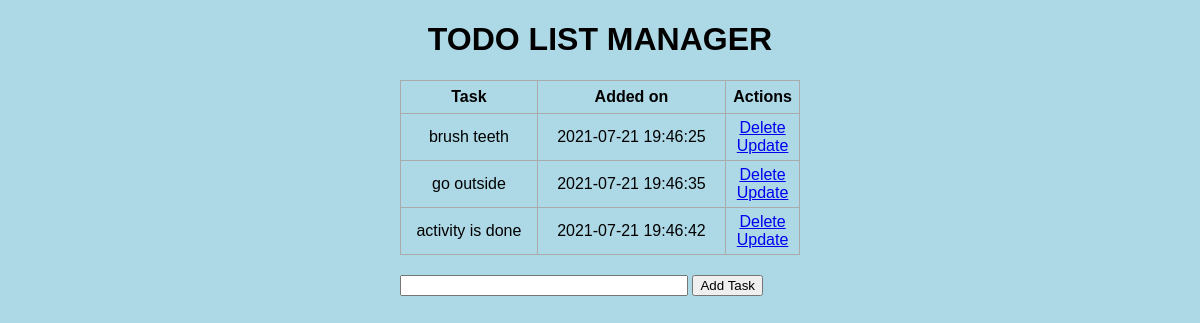
Before: / with the older database file.
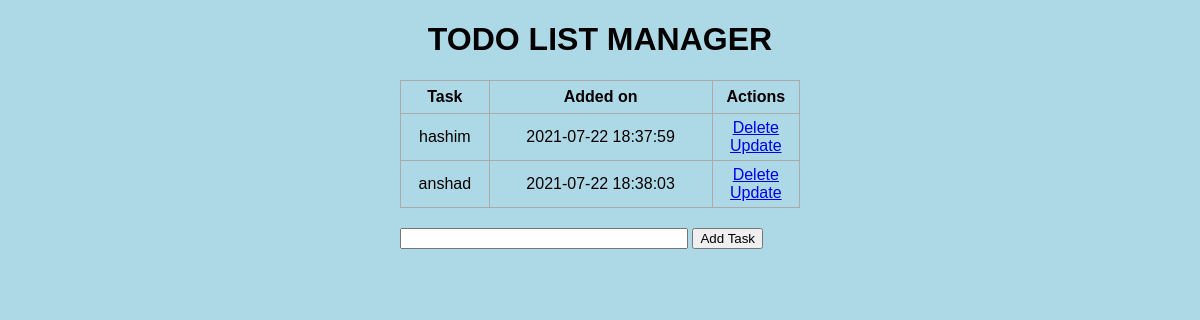
After: the same page with the newer database file.
### tables this page shows
CREATE TABLE todo(
       id INTEGER PRIMARY KEY AUTOINCREMENT,
       content TEXT NOT NULL,
       date_created DATE DEFAULT (datetime('now','localtime'))

);

### todolist/todolist.py (the view)
@bp.route("/",methods=['POST','GET'])
def dashboard():
    conn=db.get_db()
    cursor=conn.cursor()
    if request.method == 'POST':
        task_content=request.form.get('content')
        date_created=datetime.datetime.now().strftime("%Y-%m-%d %H:%M:%S")
        cursor.execute("INSERT INTO todo (content,date_created) VALUES (?,?)", [task_content,date_created])
        conn.commit()
        return redirect('/')
    else:
        cursor.execute("select * from todo order by date_created")
        data=cursor.fetchall()
    return render_template('index.html', data=data)

### todolist/db.py (called while the page is built)
def get_db():
    if 'db' not in g:
        dbname = current_app.config['DATABASE']
        g.db = sqlite3.connect(dbname)   ##############creating dtabase named DATABASE  #####3g for storing data across application contexts (((globla)))
        g.db.execute("PRAGMA foreign_keys = ON;")######foreign key constraint
    return g.db

### todolist/templates/index.html (shortened to what this page needs)
{% extends 'base.html' %}
{% block body %}
<div class="content">
    <h1 style="text-align: center">TODO LIST MANAGER</h1>
    <table>
        <tr>
            <th>Task</th>
            <th>Added on</th>
            <th>Actions</th>
        </tr>
        {% for d in data %}
            <tr>
                <td>{{d[1]}}</td>
                <td>{{ d[2] }}</td>
                <td>
                    <a href="/delete/{{d[0]}}">Delete</a>
                    <br>
                    <a href="/update/{{d[0]}}">Update</a>
                </td>
            </tr>
        {% endfor %}
    </table>
    <div class="form">
        <form action="/" method="POST">
            <input type="text" name="content" id="content",value="content">
            <input type="submit" value="Add Task">
        </form>
    </div>
</div>
{% endblock %}

### todolist/templates/base.html (shortened to what this page needs)
<!DOCTYPE html>
<html lang="en">
<head>
    <link rel="stylesheet" href="{{ url_for('static', filename='main.css') }}">
</head>
<body>
    {% block body %}{% endblock %}
</body>
</html>

### todolist/static/main.css (style rules this page uses)
body, html { margin: 0; font-family: sans-serif; background-color: lightblue; }
.content { margin: 0 auto; width: 400px; }
table, td, th { border: 1px solid #aaa; }
table { border-collapse: collapse; width: 100%; }
th { height: 30px; }
td { text-align: center; padding: 5px; }
.form { margin-top: 20px; }
#content { width: 70%; }

Changed rows visible on the page:
removed todo: content "brush teeth", date_created "2021-07-21 19:46:25"
removed todo: content "go outside", date_created "2021-07-21 19:46:35"
removed todo: content "activity is done", date_created "2021-07-21 19:46:42"
added todo: content "hashim", date_created "2021-07-22 18:37:59"
added todo: content "anshad", date_created "2021-07-22 18:38:03"
